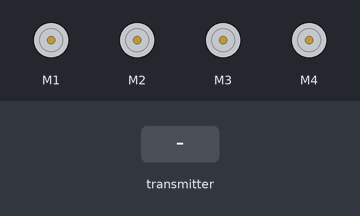
Simulated run of this sketch. Board: Arduino Mega 2560, built with avr-gcc and run on an emulated ATmega2560. Parts: 4 × DC motor (green arrow = forward, orange = backward, longer = faster). The test bench sets the inputs (shaded band). What the sketch prints to the serial monitor is not drawn.

Above: at 1.2 s.
1.3 s: the transmitter starts sending readChannel.1 = 1000
At 2.2 s:
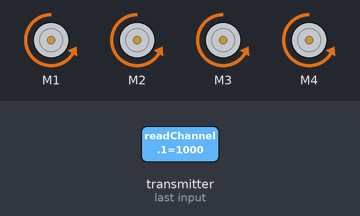
2.8 s: the transmitter starts sending readChannel.3 = 1000
At 3.3 s:
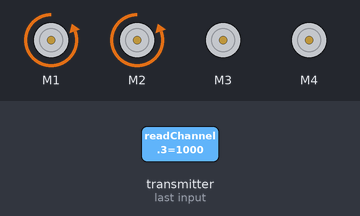
4.3 s: the transmitter starts sending readChannel.1 = 1250
At 5.5 s:
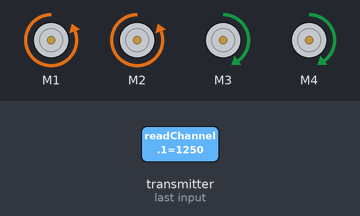
5.8 s: the transmitter starts sending readChannel.3 = 1250
At 6.8 s:
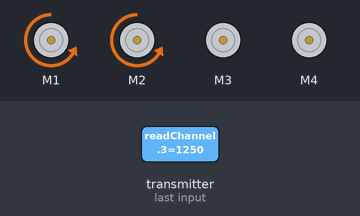
7.3 s: the transmitter starts sending readChannel.1 = 1500
At 7.9 s:
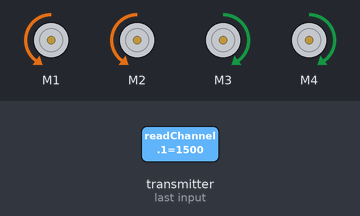
8.8 s: the transmitter starts sending readChannel.3 = 2000
At 10.2 s:
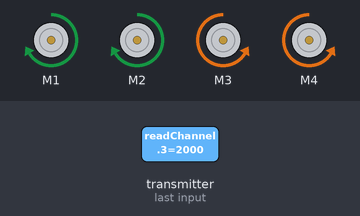
Timing chart, 0 to 11.3 s (numbered marks = the images above; inputs shaded):
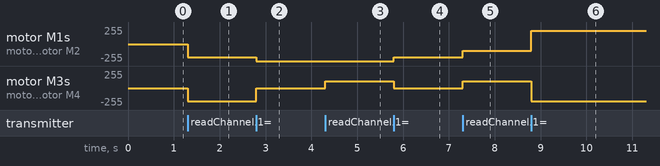

Measured:
- after the input at 1.3 s, motor M1–4: stopped → backward 200/255 at once
- after the input at 2.8 s, motor M1, motor M2: backward 200/255 → backward 255/255 at once; motor M3, motor M4: backward 200/255 → stopped at once
- after the input at 4.3 s, motor M3, motor M4: stopped → forward 100/255 at once
- after the input at 5.8 s, motor M1, motor M2: backward 255/255 → backward 200/255 at once; motor M3, motor M4: forward 100/255 → stopped at once
- after the input at 7.3 s, motor M1, motor M2: backward 200/255 → backward 100/255 at once; motor M3, motor M4: stopped → forward 100/255 at once
- after the input at 8.8 s, motor M1, motor M2: backward 100/255 → forward 200/255 at once; motor M3, motor M4: forward 100/255 → backward 200/255 at once

The sketch:

omniwheelcar.ino
```cpp
#include <Adafruit_MotorShield.h>
#include <IBusBM.h>

IBusBM IBus; // IBus object
Adafruit_MotorShield AFMS = Adafruit_MotorShield();

Adafruit_DCMotor *LF = AFMS.getMotor(1);
Adafruit_DCMotor *LB = AFMS.getMotor(2);
Adafruit_DCMotor *RF = AFMS.getMotor(3);
Adafruit_DCMotor *RB = AFMS.getMotor(4);

int lside;
int rside;

int maxturn = 200;
int maxspd = 200;

void runMotor(Adafruit_DCMotor *motor, int val){
  if (val > 0)
    motor->run(FORWARD);
  else
    motor->run(BACKWARD);
  val = abs(val);
  if (val > 255)
    val = 255;
  motor->setSpeed(val);
}

void setup() {
  Serial.begin(9600);
  IBus.begin(Serial1);    // iBUS connected to pin 19

  if (!AFMS.begin()) {
    Serial.println("Could not find Motor Shield. Check wiring.");
    while (1);
  }
  Serial.println("Motor Shield found.");

}

void loop() {
  int ry = map(IBus.readChannel(1), 1000, 2000, -maxspd, maxspd);
  int lx = map(IBus.readChannel(3), 1000, 2000, -maxturn, maxturn);

  lside = 0; rside = 0;

  lside = ry + lx; rside = ry - lx;

  if (IBus.readChannel(1) != 0) {
    runMotor(LF, lside);
    runMotor(LB, lside);
    runMotor(RF, rside);
    runMotor(RB, rside);
  }

}
```
